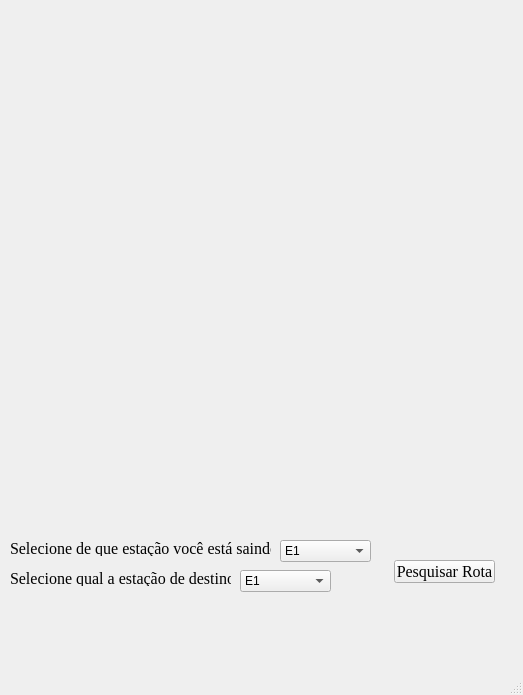
<?xml version="1.0" encoding="UTF-8"?>
<ui version="4.0">
 <class>MainWindow</class>
 <widget class="QMainWindow" name="MainWindow">
  <property name="geometry">
   <rect>
    <x>0</x>
    <y>0</y>
    <width>523</width>
    <height>695</height>
   </rect>
  </property>
  <property name="windowTitle">
   <string>MainWindow</string>
  </property>
  <widget class="QWidget" name="centralwidget">
   <widget class="QLabel" name="label">
    <property name="geometry">
     <rect>
      <x>0</x>
      <y>0</y>
      <width>523</width>
      <height>526</height>
     </rect>
    </property>
    <property name="text">
     <string/>
    </property>
    <property name="pixmap">
     <pixmap>MapaMetroParis.py.png</pixmap>
    </property>
   </widget>
   <widget class="QLabel" name="label_2">
    <property name="geometry">
     <rect>
      <x>0</x>
      <y>520</y>
      <width>541</width>
      <height>191</height>
     </rect>
    </property>
    <property name="font">
     <font>
      <family>Times New Roman</family>
      <weight>75</weight>
      <italic>true</italic>
      <bold>true</bold>
     </font>
    </property>
    <property name="text">
     <string/>
    </property>
    <property name="pixmap">
     <pixmap>CorDeFundo.png</pixmap>
    </property>
   </widget>
   <widget class="QLabel" name="label_3">
    <property name="geometry">
     <rect>
      <x>10</x>
      <y>540</y>
      <width>261</width>
      <height>16</height>
     </rect>
    </property>
    <property name="font">
     <font>
      <family>Times New Roman</family>
      <pointsize>12</pointsize>
      <weight>50</weight>
      <italic>false</italic>
      <bold>false</bold>
     </font>
    </property>
    <property name="text">
     <string>Selecione de que estação você está saindo: </string>
    </property>
   </widget>
   <widget class="QLabel" name="label_4">
    <property name="geometry">
     <rect>
      <x>10</x>
      <y>570</y>
      <width>221</width>
      <height>16</height>
     </rect>
    </property>
    <property name="font">
     <font>
      <family>Times New Roman</family>
      <pointsize>12</pointsize>
      <weight>50</weight>
      <italic>false</italic>
      <bold>false</bold>
     </font>
    </property>
    <property name="text">
     <string>Selecione qual a estação de destino: </string>
    </property>
   </widget>
   <widget class="QComboBox" name="comboBox">
    <property name="geometry">
     <rect>
      <x>280</x>
      <y>540</y>
      <width>91</width>
      <height>22</height>
     </rect>
    </property>
    <property name="cursor">
     <cursorShape>PointingHandCursor</cursorShape>
    </property>
    <property name="editable">
     <bool>false</bool>
    </property>
    <property name="currentText">
     <string>E1</string>
    </property>
    <property name="maxVisibleItems">
     <number>14</number>
    </property>
    <property name="placeholderText">
     <string/>
    </property>
    <item>
     <property name="text">
      <string>E1</string>
     </property>
    </item>
    <item>
     <property name="text">
      <string>E2</string>
     </property>
    </item>
    <item>
     <property name="text">
      <string>E3</string>
     </property>
    </item>
    <item>
     <property name="text">
      <string>E4</string>
     </property>
    </item>
    <item>
     <property name="text">
      <string>E5</string>
     </property>
    </item>
    <item>
     <property name="text">
      <string>E6</string>
     </property>
    </item>
    <item>
     <property name="text">
      <string>E7</string>
     </property>
    </item>
    <item>
     <property name="text">
      <string>E8</string>
     </property>
    </item>
    <item>
     <property name="text">
      <string>E9</string>
     </property>
    </item>
    <item>
     <property name="text">
      <string>E10</string>
     </property>
    </item>
    <item>
     <property name="text">
      <string>E11</string>
     </property>
    </item>
    <item>
     <property name="text">
      <string>E12</string>
     </property>
    </item>
    <item>
     <property name="text">
      <string>E13</string>
     </property>
    </item>
    <item>
     <property name="text">
      <string>E14</string>
     </property>
    </item>
   </widget>
   <widget class="QComboBox" name="comboBox_2">
    <property name="geometry">
     <rect>
      <x>240</x>
      <y>570</y>
      <width>91</width>
      <height>22</height>
     </rect>
    </property>
    <property name="cursor">
     <cursorShape>PointingHandCursor</cursorShape>
    </property>
    <property name="maxVisibleItems">
     <number>14</number>
    </property>
    <item>
     <property name="text">
      <string>E1</string>
     </property>
    </item>
    <item>
     <property name="text">
      <string>E2</string>
     </property>
    </item>
    <item>
     <property name="text">
      <string>E3</string>
     </property>
    </item>
    <item>
     <property name="text">
      <string>E4</string>
     </property>
    </item>
    <item>
     <property name="text">
      <string>E5</string>
     </property>
    </item>
    <item>
     <property name="text">
      <string>E6</string>
     </property>
    </item>
    <item>
     <property name="text">
      <string>E7</string>
     </property>
    </item>
    <item>
     <property name="text">
      <string>E8</string>
     </property>
    </item>
    <item>
     <property name="text">
      <string>E9</string>
     </property>
    </item>
    <item>
     <property name="text">
      <string>E10</string>
     </property>
    </item>
    <item>
     <property name="text">
      <string>E11</string>
     </property>
    </item>
    <item>
     <property name="text">
      <string>E12</string>
     </property>
    </item>
    <item>
     <property name="text">
      <string>E13</string>
     </property>
    </item>
    <item>
     <property name="text">
      <string>E14</string>
     </property>
    </item>
   </widget>
   <widget class="QPushButton" name="pushButton">
    <property name="geometry">
     <rect>
      <x>394</x>
      <y>560</y>
      <width>101</width>
      <height>23</height>
     </rect>
    </property>
    <property name="font">
     <font>
      <family>Times New Roman</family>
      <pointsize>12</pointsize>
     </font>
    </property>
    <property name="cursor">
     <cursorShape>PointingHandCursor</cursorShape>
    </property>
    <property name="text">
     <string>Pesquisar Rota</string>
    </property>
   </widget>
   <widget class="QLabel" name="labelE1">
    <property name="geometry">
     <rect>
      <x>0</x>
      <y>190</y>
      <width>47</width>
      <height>31</height>
     </rect>
    </property>
    <property name="text">
     <string/>
    </property>
    <property name="pixmap">
     <pixmap>Caminhos.png</pixmap>
    </property>
   </widget>
   <widget class="QLabel" name="labelE10">
    <property name="geometry">
     <rect>
      <x>80</x>
      <y>250</y>
      <width>41</width>
      <height>31</height>
     </rect>
    </property>
    <property name="text">
     <string/>
    </property>
    <property name="pixmap">
     <pixmap>Caminhos.png</pixmap>
    </property>
   </widget>
   <widget class="QLabel" name="labelE14">
    <property name="geometry">
     <rect>
      <x>220</x>
      <y>440</y>
      <width>41</width>
      <height>31</height>
     </rect>
    </property>
    <property name="text">
     <string/>
    </property>
    <property name="pixmap">
     <pixmap>Caminhos.png</pixmap>
    </property>
   </widget>
   <widget class="QLabel" name="labelE13">
    <property name="geometry">
     <rect>
      <x>240</x>
      <y>390</y>
      <width>41</width>
      <height>31</height>
     </rect>
    </property>
    <property name="text">
     <string/>
    </property>
    <property name="pixmap">
     <pixmap>Caminhos.png</pixmap>
    </property>
   </widget>
   <widget class="QLabel" name="labelE7">
    <property name="geometry">
     <rect>
      <x>370</x>
      <y>350</y>
      <width>41</width>
      <height>31</height>
     </rect>
    </property>
    <property name="text">
     <string/>
    </property>
    <property name="pixmap">
     <pixmap>Caminhos.png</pixmap>
    </property>
   </widget>
   <widget class="QLabel" name="labelE6">
    <property name="geometry">
     <rect>
      <x>400</x>
      <y>350</y>
      <width>41</width>
      <height>31</height>
     </rect>
    </property>
    <property name="text">
     <string/>
    </property>
    <property name="pixmap">
     <pixmap>Caminhos.png</pixmap>
    </property>
   </widget>
   <widget class="QLabel" name="labelE5">
    <property name="geometry">
     <rect>
      <x>390</x>
      <y>330</y>
      <width>41</width>
      <height>31</height>
     </rect>
    </property>
    <property name="text">
     <string/>
    </property>
    <property name="pixmap">
     <pixmap>Caminhos.png</pixmap>
    </property>
   </widget>
   <widget class="QLabel" name="labelE2">
    <property name="geometry">
     <rect>
      <x>110</x>
      <y>220</y>
      <width>41</width>
      <height>31</height>
     </rect>
    </property>
    <property name="text">
     <string/>
    </property>
    <property name="pixmap">
     <pixmap>Caminhos.png</pixmap>
    </property>
   </widget>
   <widget class="QLabel" name="labelE3">
    <property name="geometry">
     <rect>
      <x>190</x>
      <y>260</y>
      <width>41</width>
      <height>31</height>
     </rect>
    </property>
    <property name="text">
     <string/>
    </property>
    <property name="pixmap">
     <pixmap>Caminhos.png</pixmap>
    </property>
   </widget>
   <widget class="QLabel" name="labelE4">
    <property name="geometry">
     <rect>
      <x>260</x>
      <y>280</y>
      <width>41</width>
      <height>31</height>
     </rect>
    </property>
    <property name="text">
     <string/>
    </property>
    <property name="pixmap">
     <pixmap>Caminhos.png</pixmap>
    </property>
   </widget>
   <widget class="QLabel" name="labelE8">
    <property name="geometry">
     <rect>
      <x>280</x>
      <y>140</y>
      <width>41</width>
      <height>31</height>
     </rect>
    </property>
    <property name="text">
     <string/>
    </property>
    <property name="pixmap">
     <pixmap>Caminhos.png</pixmap>
    </property>
   </widget>
   <widget class="QLabel" name="labelE12">
    <property name="geometry">
     <rect>
      <x>280</x>
      <y>70</y>
      <width>41</width>
      <height>31</height>
     </rect>
    </property>
    <property name="text">
     <string/>
    </property>
    <property name="pixmap">
     <pixmap>Caminhos.png</pixmap>
    </property>
   </widget>
   <widget class="QLabel" name="labelE11">
    <property name="geometry">
     <rect>
      <x>120</x>
      <y>50</y>
      <width>41</width>
      <height>31</height>
     </rect>
    </property>
    <property name="text">
     <string/>
    </property>
    <property name="pixmap">
     <pixmap>Caminhos.png</pixmap>
    </property>
   </widget>
   <widget class="QLabel" name="labelE9">
    <property name="geometry">
     <rect>
      <x>190</x>
      <y>160</y>
      <width>41</width>
      <height>31</height>
     </rect>
    </property>
    <property name="text">
     <string/>
    </property>
    <property name="pixmap">
     <pixmap>Caminhos.png</pixmap>
    </property>
   </widget>
  </widget>
  <widget class="QStatusBar" name="statusbar"/>
 </widget>
 <resources/>
 <connections/>
</ui>
